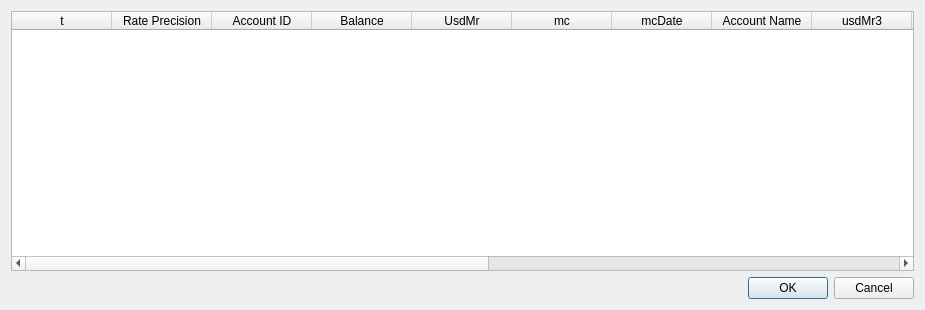
<?xml version="1.0" encoding="UTF-8"?>
<ui version="4.0">
 <class>Account</class>
 <widget class="QDialog" name="Account">
  <property name="geometry">
   <rect>
    <x>0</x>
    <y>0</y>
    <width>925</width>
    <height>310</height>
   </rect>
  </property>
  <property name="windowTitle">
   <string>Dialog</string>
  </property>
  <layout class="QGridLayout" name="gridLayout">
   <item row="0" column="0">
    <widget class="QTableWidget" name="tableWidget">
     <column>
      <property name="text">
       <string>t</string>
      </property>
     </column>
     <column>
      <property name="text">
       <string>Rate Precision</string>
      </property>
     </column>
     <column>
      <property name="text">
       <string>Account ID</string>
      </property>
     </column>
     <column>
      <property name="text">
       <string>Balance</string>
      </property>
     </column>
     <column>
      <property name="text">
       <string>UsdMr</string>
      </property>
     </column>
     <column>
      <property name="text">
       <string>mc</string>
      </property>
     </column>
     <column>
      <property name="text">
       <string>mcDate</string>
      </property>
     </column>
     <column>
      <property name="text">
       <string>Account Name</string>
      </property>
     </column>
     <column>
      <property name="text">
       <string>usdMr3</string>
      </property>
     </column>
     <column>
      <property name="text">
       <string>Hedging</string>
      </property>
     </column>
     <column>
      <property name="text">
       <string>usableMargin3</string>
      </property>
     </column>
     <column>
      <property name="text">
       <string>usableMarginPerc</string>
      </property>
     </column>
     <column>
      <property name="text">
       <string>usableMargin3Perc</string>
      </property>
     </column>
     <column>
      <property name="text">
       <string>Equity</string>
      </property>
     </column>
     <column>
      <property name="text">
       <string>UsableMargin</string>
      </property>
     </column>
     <column>
      <property name="text">
       <string>DayPL</string>
      </property>
     </column>
     <column>
      <property name="text">
       <string>Gross PL</string>
      </property>
     </column>
    </widget>
   </item>
   <item row="1" column="0">
    <widget class="QDialogButtonBox" name="buttonBox">
     <property name="orientation">
      <enum>Qt::Horizontal</enum>
     </property>
     <property name="standardButtons">
      <set>QDialogButtonBox::Cancel|QDialogButtonBox::Ok</set>
     </property>
    </widget>
   </item>
  </layout>
 </widget>
 <resources/>
 <connections>
  <connection>
   <sender>buttonBox</sender>
   <signal>accepted()</signal>
   <receiver>Account</receiver>
   <slot>accept()</slot>
   <hints>
    <hint type="sourcelabel">
     <x>248</x>
     <y>254</y>
    </hint>
    <hint type="destinationlabel">
     <x>157</x>
     <y>274</y>
    </hint>
   </hints>
  </connection>
  <connection>
   <sender>buttonBox</sender>
   <signal>rejected()</signal>
   <receiver>Account</receiver>
   <slot>reject()</slot>
   <hints>
    <hint type="sourcelabel">
     <x>316</x>
     <y>260</y>
    </hint>
    <hint type="destinationlabel">
     <x>286</x>
     <y>274</y>
    </hint>
   </hints>
  </connection>
 </connections>
</ui>
